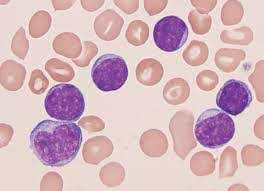
#> input picture 1_image_processing/dataset/train/img-1.jpg, 264 x 191 px
$ jupyter execute disttransbased.ipynb   (shell and % lines are left out)   (older library calls are emulated)
#> lines starting #> are read from the running program, lines starting #| are printed output that depends on the picture; after the words box and inside, x2 and y2 are one past the last pixel; in counts of white or black regions, pixels touching at a corner belong together
[cell 1]
import numpy as np
import cv2
import matplotlib
import matplotlib.pyplot as plt

[cell 2]
cvimg = cv2.imread('dataset/train/img-1.jpg')
#> cvimg is the input picture: shape (191, 264, 3); mean B, G, R 189, 183.6, 214
rgbimg = cv2.cvtColor(cvimg, cv2.COLOR_BGR2RGB)
plt.imshow(rgbimg)

[cell 3]
gsimg = cv2.cvtColor(cvimg, cv2.COLOR_BGR2GRAY)
plt.imshow(gsimg, 'gray')

[cell 4]
greenimg = cvimg[:,:,1].astype('float64')
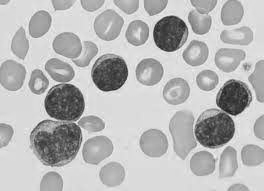
#> greenimg: shape (191, 264) float64; min 31, max 252, mean 183.6
greenimg *= (255.0/greenimg.max())
greenimg = greenimg.astype('uint8')
plt.imshow(greenimg, 'gray')

[cell 5]
adabingreenimg = cv2.adaptiveThreshold(greenimg, 255, cv2.ADAPTIVE_THRESH_MEAN_C, cv2.THRESH_BINARY, 535, 64)
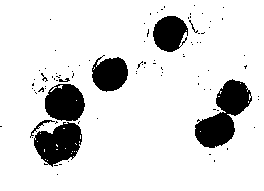
#> adabingreenimg: shape (191, 264); 86.6% white; 91 black regions (82 under 20 px), largest, box (x1, y1, x2, y2) and area: (195, 79, 252, 148) 1944, (34, 122, 82, 167) 1408, (45, 84, 85, 121) 1172
plt.imshow(adabingreenimg, 'gray')

[cell 6]
invadabingreenimg = 255-adabingreenimg
plt.imshow(invadabingreenimg, 'gray')

[cell 7]
kernel = cv2.getStructuringElement(cv2.MORPH_ELLIPSE, (5, 5))
erodedinvadabingreenimg = cv2.erode(invadabingreenimg, kernel, iterations=1)
#> erodedinvadabingreenimg: shape (191, 264); 9.2% white; 6 white regions, box (x1, y1, x2, y2) and area: (36, 125, 79, 163) 913, (47, 86, 83, 119) 885, (197, 114, 233, 146) 791, (94, 59, 126, 90) 720, (155, 18, 185, 50) 693, (218, 81, 247, 114) 637
plt.imshow(erodedinvadabingreenimg, 'gray')

[cell 8]
kernel = cv2.getStructuringElement(cv2.MORPH_RECT, (3, 3))
dilatederodedinvadabingreenimg = cv2.dilate(erodedinvadabingreenimg, kernel, iterations=4)
#> dilatederodedinvadabingreenimg: shape (191, 264); 16.6% white; 4 white regions, box (x1, y1, x2, y2) and area: (32, 82, 87, 167) 3289, (193, 77, 251, 150) 2547, (90, 55, 130, 94) 1290, (151, 14, 189, 54) 1253
plt.imshow(dilatederodedinvadabingreenimg, 'gray')

[cell 9]
dtdilatederodedinvadabingreenimg = cv2.distanceTransform(dilatederodedinvadabingreenimg,cv2.DIST_L2,5)
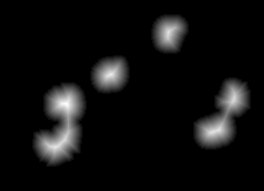
#> dtdilatederodedinvadabingreenimg: shape (191, 264) float32; min 0, max 20.38, mean 1.2; drawn with min black and max white
plt.imshow(dtdilatederodedinvadabingreenimg, 'gray')

[cell 10]
_, temp = cv2.threshold(dtdilatederodedinvadabingreenimg,0.7*dtdilatederodedinvadabingreenimg.max(),255,0)
#> temp: shape (191, 264) float32; 1.5% white; 6 white regions, box (x1, y1, x2, y2) and area: (57, 96, 73, 114) 194, (46, 130, 69, 152) 181, (207, 124, 223, 136) 122, (104, 69, 116, 80) 102, (165, 28, 175, 40) 79, (229, 92, 237, 105) 66
defwhitecells = np.uint8(temp)
plt.imshow(defwhitecells, 'gray')

[cell 11]
kernel = cv2.getStructuringElement(cv2.MORPH_ELLIPSE, (4, 4))
whitecells = cv2.dilate(defwhitecells, kernel, iterations=1)
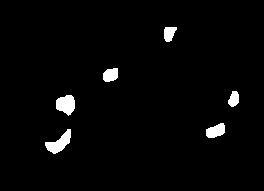
#> whitecells: shape (191, 264); 2.5% white; 6 white regions
plt.imshow(whitecells, 'gray')

[cell 12]
_, whitecellscontours, _ = cv2.findContours(whitecells, cv2.RETR_LIST, cv2.CHAIN_APPROX_SIMPLE)
#> whitecellscontours = 6 contours; box (x1, y1, x2, y2) and area: (45, 129, 71, 154) 271, (56, 95, 75, 116) 263, (206, 123, 225, 138) 179, (103, 68, 118, 82) 150, (164, 27, 177, 42) 122, (228, 91, 239, 107) 110
print(len(whitecellscontours))
#| 6

[cell 13]
adabingsimg = cv2.adaptiveThreshold(gsimg, 255, cv2.ADAPTIVE_THRESH_MEAN_C, cv2.THRESH_BINARY, 535, 0)
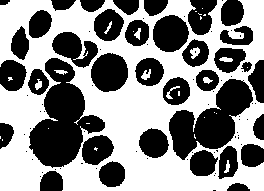
#> adabingsimg: shape (191, 264); 53.1% white; 87 black regions (51 under 20 px), largest, box (x1, y1, x2, y2) and area: (29, 58, 105, 168) 4148, (169, 79, 253, 160) 3304, (91, 53, 128, 92) 1132
plt.imshow(adabingsimg, 'gray')

[cell 14]
invadabingsimg = 255 - adabingsimg
plt.imshow(invadabingsimg, 'gray')

[cell 15]
kernel = cv2.getStructuringElement(cv2.MORPH_ELLIPSE, (4, 4))
surewhitecells = cv2.dilate(dilatederodedinvadabingreenimg, kernel, iterations=3)
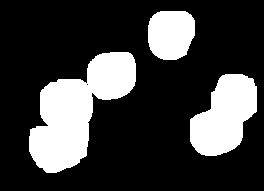
#> surewhitecells: shape (191, 264); 24.3% white; 3 white regions, box (x1, y1, x2, y2) and area: (29, 52, 136, 173) 6587, (190, 74, 257, 156) 3693, (148, 11, 195, 60) 1958
plt.imshow(surewhitecells, 'gray')

[cell 16]
redinvadabingsimg = cv2.subtract(invadabingsimg, surewhitecells)
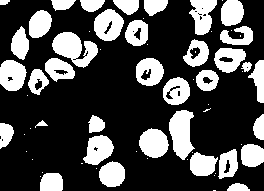
#> redinvadabingsimg: shape (191, 264); 30% white; 66 white regions (30 under 20 px), largest, box (x1, y1, x2, y2) and area: (52, 32, 98, 68) 945, (169, 110, 195, 160) 872, (94, 9, 124, 41) 682
plt.imshow(redinvadabingsimg, 'gray')

[cell 17]
kernel = cv2.getStructuringElement(cv2.MORPH_ELLIPSE, (3, 3))
erodedredinvadabingsimg = cv2.erode(redinvadabingsimg, kernel, iterations=4)
#> erodedredinvadabingsimg: shape (191, 264); 10.5% white; 54 white regions (22 under 20 px), largest, box (x1, y1, x2, y2) and area: (173, 114, 190, 156) 449, (143, 132, 165, 154) 375, (56, 36, 78, 56) 332
plt.imshow(erodedredinvadabingsimg, 'gray')

[cell 18]
kernel = cv2.getStructuringElement(cv2.MORPH_RECT, (4, 4))
dilatederodedredinvadabingsimg = cv2.dilate(erodedredinvadabingsimg, kernel, iterations=3)
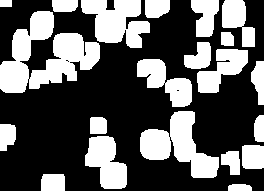
#> dilatederodedredinvadabingsimg: shape (191, 264); 36.8% white; 21 white regions, largest, box (x1, y1, x2, y2) and area: (0, 11, 100, 93) 4108, (140, 111, 219, 178) 2547, (81, 0, 150, 48) 2109
plt.imshow(dilatederodedredinvadabingsimg, 'gray')

[cell 19]
dtdilatederodedredinvadabingsimg = cv2.distanceTransform(dilatederodedredinvadabingsimg,cv2.DIST_L2,5)
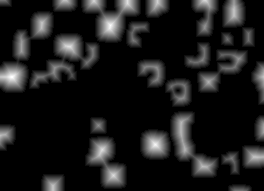
#> dtdilatederodedredinvadabingsimg: shape (191, 264) float32; min 0, max 16, mean 1.73; drawn with min black and max white
plt.imshow(dtdilatederodedredinvadabingsimg, 'gray')

[cell 20]
_, temp = cv2.threshold(dtdilatederodedredinvadabingsimg,0.45*dtdilatederodedredinvadabingsimg.max(),255,0)
#> temp: shape (191, 264) float32; 6.9% white; 36 white regions (9 under 20 px), largest, box (x1, y1, x2, y2) and area: (0, 68, 22, 86) 337, (102, 15, 120, 36) 304, (177, 118, 189, 155) 283
defredcells = np.uint8(temp)
plt.imshow(defredcells, 'gray')

[cell 21]
kernel = cv2.getStructuringElement(cv2.MORPH_ELLIPSE, (4, 4))
redcells = cv2.dilate(defredcells, kernel, iterations=1)
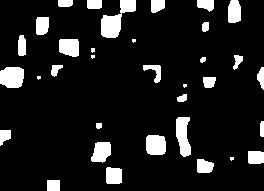
#> redcells: shape (191, 264); 10.9% white; 34 white regions (6 under 20 px)
plt.imshow(redcells, 'gray')

[cell 22]
_, redcellscontours, _ = cv2.findContours(redcells, cv2.RETR_LIST, cv2.CHAIN_APPROX_SIMPLE)
#> redcellscontours = 34 contours, 7 with area under 20; largest, box (x1, y1, x2, y2) and area: (101, 0, 136, 38) 553, (0, 67, 24, 88) 407, (176, 117, 191, 157) 386, (146, 135, 166, 155) 337, (91, 142, 111, 163) 288
print(len(redcellscontours))
#| 34

$ run again, with 1_image_processing/dataset/train/img-3.jpg copied over 1_image_processing/dataset/train/img-1.jpg
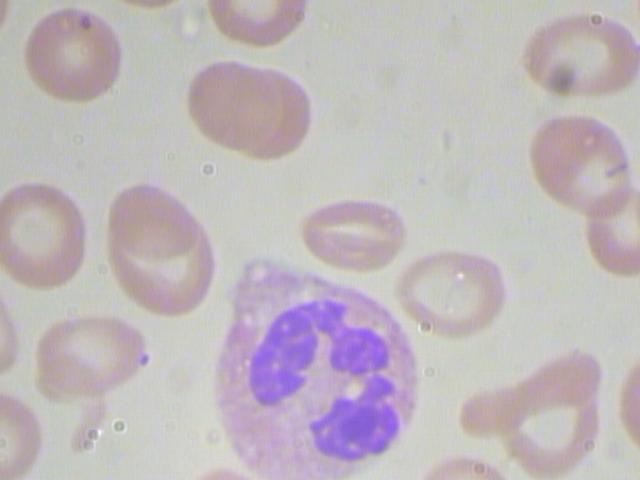
#> input picture 1_image_processing/dataset/train/img-3.jpg, 640 x 480 px
#> cvimg is the input picture: shape (480, 640, 3); mean B, G, R 188.1, 183.6, 191.8
#> adabingreenimg: shape (480, 640); 96.9% white; 5 black regions (2 under 20 px), largest, box (x1, y1, x2, y2) and area: (252, 303, 344, 403) 3923, (313, 377, 398, 459) 3820, (331, 328, 388, 374) 1909
#> erodedinvadabingreenimg: shape (480, 640); 2.3% white; 5 white regions (1 under 20 px), largest, box (x1, y1, x2, y2) and area: (315, 379, 395, 457) 2973, (255, 312, 313, 401) 2296, (333, 330, 386, 372) 1530, (306, 305, 342, 331) 379
#> dilatederodedinvadabingreenimg: shape (480, 640); 4.2% white; 2 white regions, box (x1, y1, x2, y2) and area: (251, 301, 390, 405) 7840, (311, 375, 399, 461) 4926
#> defwhitecells: shape (480, 640); 0.2% white; 2 white regions, box (x1, y1, x2, y2) and area: (344, 414, 381, 436) 457, (350, 346, 370, 358) 164
#> whitecells: shape (480, 640); 0.29% white; 2 white regions
#> whitecellscontours = 2 contours; box (x1, y1, x2, y2) and area: (343, 413, 383, 438) 579, (349, 345, 372, 360) 226
#| 2
#> adabingsimg: shape (480, 640); 61.8% white; 57 black regions (28 under 20 px), largest, box (x1, y1, x2, y2) and area: (217, 261, 418, 480) 31974, (529, 115, 640, 278) 10068, (460, 349, 602, 480) 9688
#> surewhitecells: shape (480, 640); 5.5% white; 1 white region, box (x1, y1, x2, y2) and area: (248, 298, 405, 467) 16915
#> redinvadabingsimg: shape (480, 640); 32.8% white; 59 white regions (30 under 20 px), largest, box (x1, y1, x2, y2) and area: (217, 261, 418, 480) 15435, (529, 115, 640, 278) 10068, (460, 349, 602, 480) 9688
#> erodedredinvadabingsimg: shape (480, 640); 23.9% white; 23 white regions (1 under 20 px), largest, box (x1, y1, x2, y2) and area: (221, 265, 414, 480) 9350, (191, 65, 307, 156) 8051, (533, 119, 640, 274) 7959
#> dilatederodedredinvadabingsimg: shape (480, 640); 36.9% white; 20 white regions, largest, box (x1, y1, x2, y2) and area: (218, 262, 420, 480) 17574, (530, 116, 640, 280) 11062, (461, 350, 604, 480) 10859
#> defredcells: shape (480, 640); 2.8% white; 16 white regions (5 under 20 px), largest, box (x1, y1, x2, y2) and area: (208, 82, 293, 142) 3834, (129, 205, 189, 243) 1544, (550, 136, 603, 185) 1121
#> `redcells = cv2.dilate(defredcells, kernel, iterations=1)`:
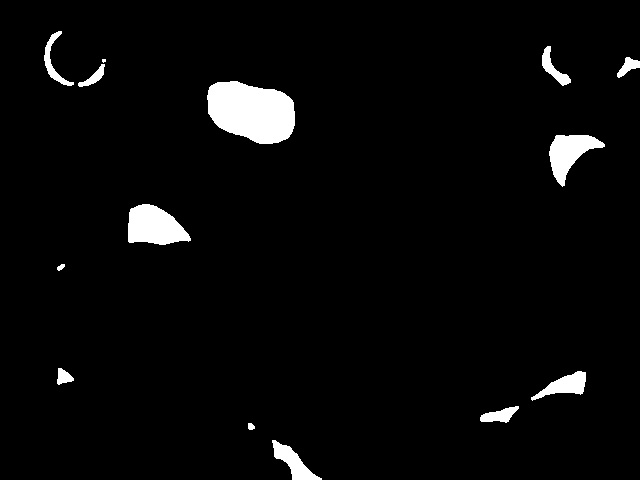
#> redcells: shape (480, 640); 3.5% white; 14 white regions (1 under 20 px)
#> redcellscontours = 14 contours, 1 with area under 20; largest, box (x1, y1, x2, y2) and area: (207, 81, 295, 144) 4118, (128, 204, 191, 245) 1755, (549, 135, 605, 187) 1314, (272, 440, 322, 480) 690, (531, 371, 586, 401) 672
#| 14
